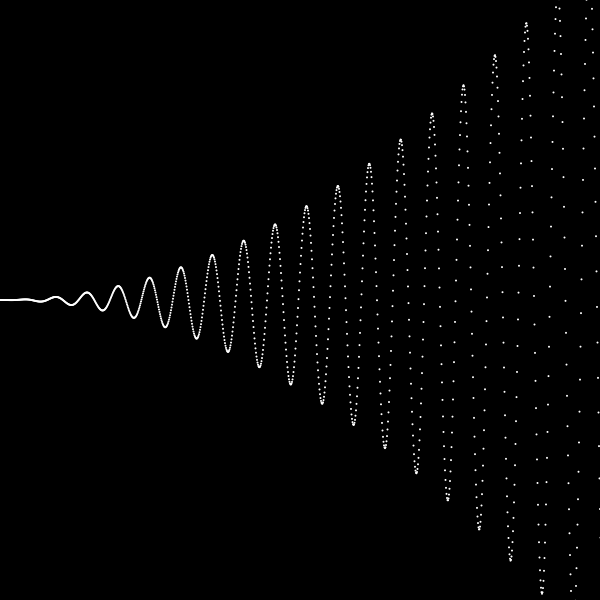
Frame 1 (no input)
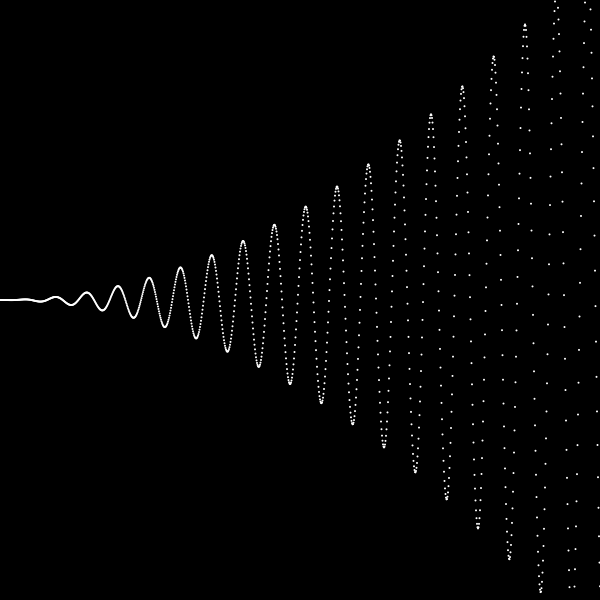
Frame 2 (the mouse pressed at the canvas centre, redrawn once)

The Processing sketch that drew these frames (run headless with seeded random() and noise(); the mouse was pressed at the canvas centre and the sketch redrawn once):

// Processing sketch: Table_Of_Values_SOLUTION
// ── Table_Of_Values_SOLUTION.pde
float[][] myData;
boolean animate = false;
float a = 0.0;

void setup() {
  size(600,600);
  myData = new float[3200][2];
  
  if( animate ) {
    a = 0;
  }
  
  else {
    a = 0.2;
    noLoop();
  }
}

void draw() {
  
  for(int i=0; i < myData.length; i++) {
    float x = i*0.5;
    float y = f(x);
    myData[i][0] = x;
    myData[i][1] = y;    
  } 
  
  background(0);
  fill(255);
  noStroke();
  
  for(int i=0; i < myData.length; i++) {
    ellipse( myData[i][0], myData[i][1], 2, 2);
  }
  
  a += .0005;
}


float f(float x) {
  return 0.001*pow(x,2)*sin(a*x)+300;
}
